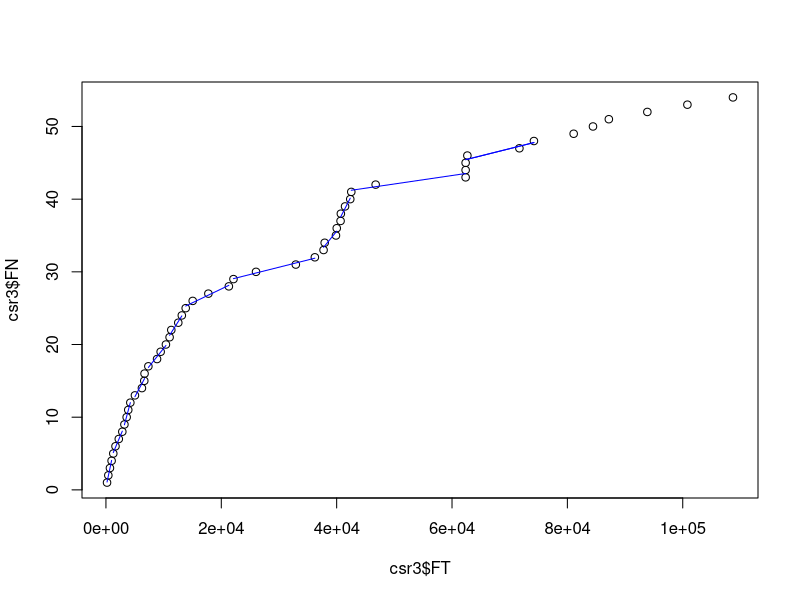
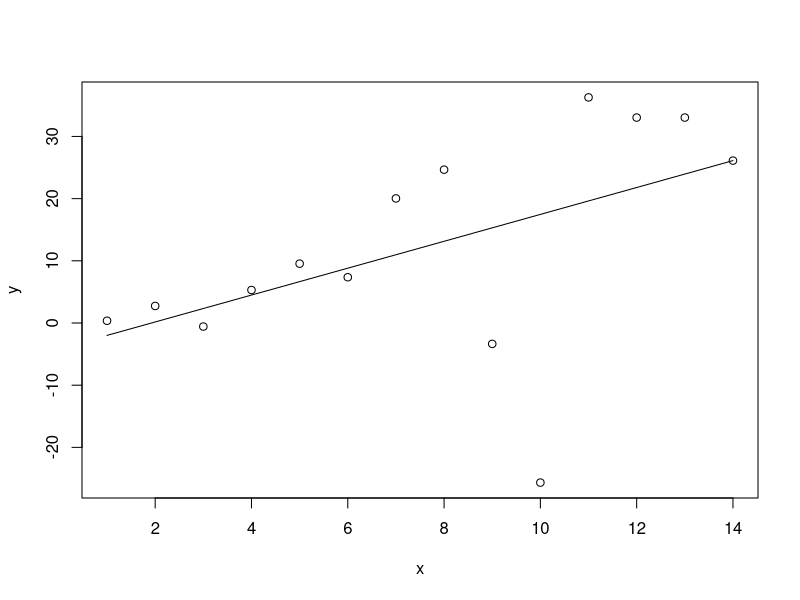
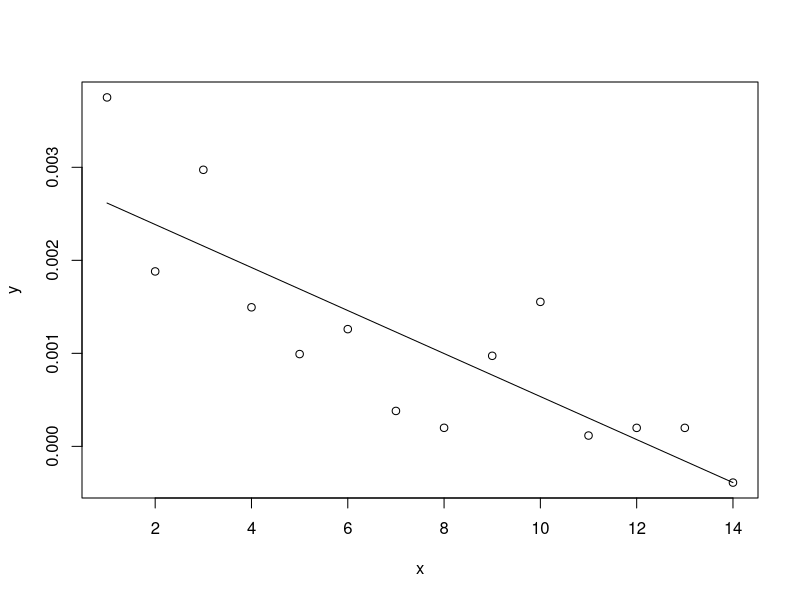
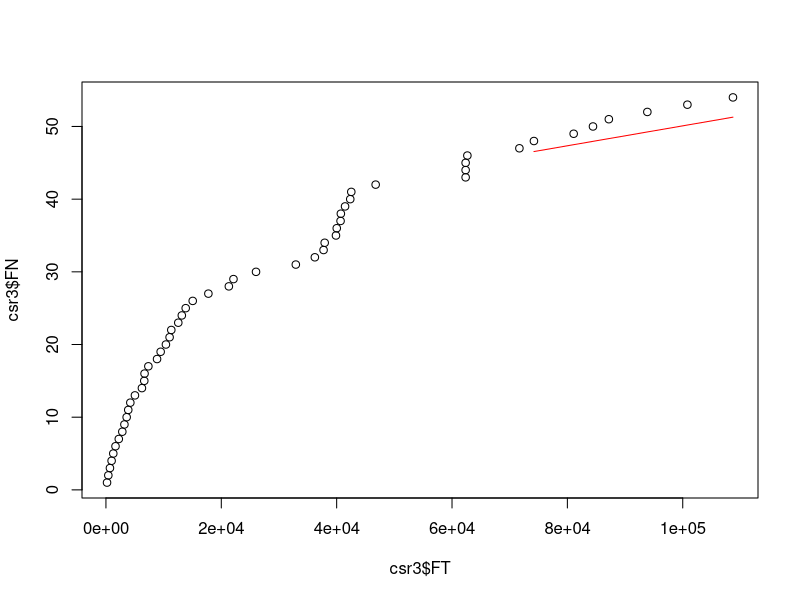

Source code (R) for these figures, in order:
#install.packages("readxl")
library(readxl)
setwd("C:/Users/swp7196/Documents/time_series/project")
csr3 <- read_excel("./example_failure_data_sets.xlsx", sheet = "S2")



lwr <- function(data, window.size=10, step.size=5, degree=1, predicting.degree=NA, ma.size = 3){

  # degree=1
  # predicting.degree=NA
  # data =  traindf
  # window.size=as.integer(0.1* length(data$x))
  # step.size = window.size
  # ma.size = 4
  if(is.na(predicting.degree)){
    predicting.degree=degree
  }
  #fit local regression models in a sliding window fashion
  #initial fit section of paper
  models <- data.frame(matrix(vector(), nrow=length(seq(window.size, length(data$x), step.size)), ncol=degree +1) )
  count = 0
  
  for(i in seq(window.size, length(data$x), step.size)){
    count <- count + 1
    models[count,] <- lm(y~poly(x, degree=degree, raw=TRUE), data[(i-window.size+ 1):i,])$coeff
    lines(x=data[(i-window.size + 1):i,1], y = predict.lwr(data[(i-window.size+ 1):i,1], models[count,]), col="blue")
  }
  if(i-step.size < length(data$x))
  {
    count <- count + 1
    models[count,] <- lm(y~poly(x, degree=degree, raw=TRUE), data[(length(data$x)-window.size + 1):length(data$x),])$coeff
    lines(x=data[(length(data$x)-window.size + 1):length(data$x),1], 
          y = predict.lwr(data[(length(data$x)-window.size+ 1):length(data$x),1], models[count,]), col="blue")
  }
  
  #fit a model to the params of the sliding window models
  #prediction section of the paper
  params = rep(0, degree+1)
  start.idx = 1
  for(d in seq(degree + 1) ){
    #make data to train
    data.train <- data.frame("x" = seq(start.idx,count), "y" = models[start.idx:count,d])
    
    mod <- lm(y~poly(x, degree=predicting.degree, raw=TRUE), data.train)
    #make data to predict
    data.predict <- data.frame("x" = c(count+1))
    params[d] <- tail(predict.lm(mod,  data.predict), n=1)
    
    data.train[count+1,] = c(count+1, tail(predict.lwr(data.predict$x, mod$coefficients), n=1)[[1]] )
    plot(data.train)
    lines(x=data.train$x, y = predict.lwr(data.train$x,  mod$coefficients))
  }
  
  #then we can use params to make the model after the data. 
  
  #but before we use the params lets first do error correction
  #error correction section fo the paper

  error_params = rep(0, degree + 1)
  ma = rep(0, degree + 1)
  epsilon = rep(0, degree + 1)
  for(d in seq(degree + 1) ){
    
    # make data to train
    data.train <- data.frame("x" = seq(1,count-1), "y" = models[1:count-1,d])
    mod <- lm(y~poly(x, degree=predicting.degree, raw=TRUE), data.train)
  
    # make data to test
    data.test <- data.frame("x" = c(count) )

    error_params[d] <- tail(predict.lm(mod,  data.test), n=1)
  
    # prediction error correction
    epsilon[d] = models[count,d] - error_params[d]
    params[d] <- params[d] + epsilon[d]
    
    # moving average error correction
    ma[d] = mean(tail(moving.average(models[,d]), n = ma.size))
    params[d] = 0.5 * (params[d] + ma[d])  
  }
  return(params)
}


#gives us the predictions for y for the data given the data and coefs of the model
predict.lwr <- function(dat, coef){
  deg <- length(coef) - 1
  res <- rep(0, length(dat))
  for(i in seq(0, deg)){
    for(x in seq(length(dat))){
      res[x] <- res[x] + coef[i+1] * dat[x]^i
    }
    
  }
  return(res)
}


#MA code
moving.average <- function(x, window.size=3){
  dat<- rep(0, length(x) - window.size + 1)
  if (window.size > 0)
  {
    for(i in seq(window.size, length(x))){
      dat[(i-window.size + 1)] <- sum(x[(i-window.size + 1):i]) /window.size
    }
  }
  return(dat)
}



traindf <-data.frame("x"=csr3$FT[1:as.integer(length(csr3$FT)* 0.9)], "y"=csr3$FN[1:as.integer(length(csr3$FT)* 0.9)])
testdf <- data.frame("x"=csr3$FT[as.integer(length(csr3$FT)* 0.9):length(csr3$FT)], "y"=csr3$FN[as.integer(length(csr3$FT)* 0.9):length(csr3$FT)])


plot(csr3$FT, csr3$FN)

window_size = as.integer(length(traindf$x)* 0.1)
result <- lwr(traindf, degree=1, window.size = window_size, step.size = window_size, ma.size = 1)

predict.lwr(testdf$x, result)

plot(csr3$FT, csr3$FN)
lines(x=testdf$x, y=predict.lwr(testdf$x, result), col="red")
mean((testdf$y - predict.lwr(testdf$x, result))^2)
